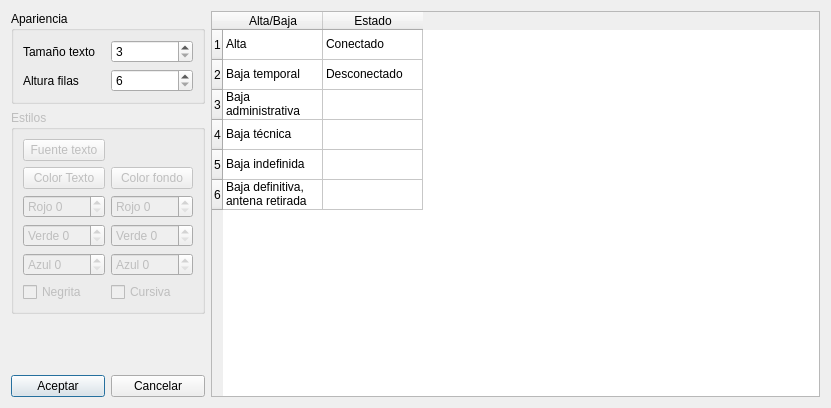
<?xml version="1.0" encoding="UTF-8"?>
<ui version="4.0">
 <class>DlgLookConfig</class>
 <widget class="QDialog" name="DlgLookConfig">
  <property name="geometry">
   <rect>
    <x>0</x>
    <y>0</y>
    <width>831</width>
    <height>408</height>
   </rect>
  </property>
  <property name="windowTitle">
   <string>Configuración Apariencia</string>
  </property>
  <layout class="QGridLayout" name="gridLayout_3">
   <item row="0" column="0" colspan="2">
    <widget class="QGroupBox" name="groupBox">
     <property name="title">
      <string>Apariencia</string>
     </property>
     <layout class="QGridLayout" name="gridLayout">
      <item row="0" column="1">
       <widget class="QSpinBox" name="textSizeSpinBox">
        <property name="minimum">
         <number>3</number>
        </property>
       </widget>
      </item>
      <item row="1" column="0">
       <widget class="QLabel" name="label_3">
        <property name="text">
         <string>Altura filas</string>
        </property>
       </widget>
      </item>
      <item row="1" column="1">
       <widget class="QSpinBox" name="rowHeightSpinBox">
        <property name="minimum">
         <number>6</number>
        </property>
       </widget>
      </item>
      <item row="0" column="0">
       <widget class="QLabel" name="label_2">
        <property name="text">
         <string>Tamaño texto</string>
        </property>
       </widget>
      </item>
     </layout>
    </widget>
   </item>
   <item row="3" column="0">
    <widget class="QPushButton" name="acceptButton">
     <property name="text">
      <string>Aceptar</string>
     </property>
    </widget>
   </item>
   <item row="3" column="1">
    <widget class="QPushButton" name="cancelButton">
     <property name="text">
      <string>Cancelar</string>
     </property>
    </widget>
   </item>
   <item row="0" column="2" rowspan="4">
    <widget class="QTableWidget" name="coloursTable">
     <property name="editTriggers">
      <set>QAbstractItemView::NoEditTriggers</set>
     </property>
     <property name="showGrid">
      <bool>true</bool>
     </property>
     <row>
      <property name="text">
       <string>1</string>
      </property>
     </row>
     <row>
      <property name="text">
       <string>2</string>
      </property>
     </row>
     <row>
      <property name="text">
       <string>3</string>
      </property>
     </row>
     <row>
      <property name="text">
       <string>4</string>
      </property>
     </row>
     <row>
      <property name="text">
       <string>5</string>
      </property>
     </row>
     <row>
      <property name="text">
       <string>6</string>
      </property>
     </row>
     <column>
      <property name="text">
       <string>Alta/Baja</string>
      </property>
     </column>
     <column>
      <property name="text">
       <string>Estado</string>
      </property>
     </column>
     <item row="0" column="0">
      <property name="text">
       <string>Alta</string>
      </property>
     </item>
     <item row="0" column="1">
      <property name="text">
       <string>Conectado</string>
      </property>
     </item>
     <item row="1" column="0">
      <property name="text">
       <string>Baja temporal</string>
      </property>
     </item>
     <item row="1" column="1">
      <property name="text">
       <string>Desconectado</string>
      </property>
     </item>
     <item row="2" column="0">
      <property name="text">
       <string>Baja administrativa</string>
      </property>
     </item>
     <item row="2" column="1">
      <property name="text">
       <string/>
      </property>
     </item>
     <item row="3" column="0">
      <property name="text">
       <string>Baja técnica</string>
      </property>
     </item>
     <item row="3" column="1">
      <property name="text">
       <string/>
      </property>
     </item>
     <item row="4" column="0">
      <property name="text">
       <string>Baja indefinida</string>
      </property>
     </item>
     <item row="4" column="1">
      <property name="text">
       <string/>
      </property>
     </item>
     <item row="5" column="0">
      <property name="text">
       <string>Baja definitiva, antena retirada</string>
      </property>
     </item>
    </widget>
   </item>
   <item row="1" column="0" colspan="2">
    <widget class="QGroupBox" name="styleGroupBox">
     <property name="enabled">
      <bool>false</bool>
     </property>
     <property name="title">
      <string>Estilos</string>
     </property>
     <layout class="QGridLayout" name="gridLayout_2">
      <item row="0" column="0">
       <widget class="QPushButton" name="textFontButton">
        <property name="text">
         <string>Fuente texto</string>
        </property>
       </widget>
      </item>
      <item row="1" column="0">
       <widget class="QPushButton" name="textColorButton">
        <property name="text">
         <string>Color Texto</string>
        </property>
       </widget>
      </item>
      <item row="1" column="1">
       <widget class="QPushButton" name="backColorButton">
        <property name="text">
         <string>Color fondo</string>
        </property>
       </widget>
      </item>
      <item row="2" column="0">
       <widget class="QSpinBox" name="textRedSpinBox">
        <property name="prefix">
         <string>Rojo </string>
        </property>
        <property name="maximum">
         <number>255</number>
        </property>
       </widget>
      </item>
      <item row="2" column="1">
       <widget class="QSpinBox" name="backRedSpinBox">
        <property name="prefix">
         <string>Rojo </string>
        </property>
        <property name="maximum">
         <number>255</number>
        </property>
       </widget>
      </item>
      <item row="3" column="0">
       <widget class="QSpinBox" name="textGreenSpinBox">
        <property name="prefix">
         <string>Verde </string>
        </property>
        <property name="maximum">
         <number>255</number>
        </property>
       </widget>
      </item>
      <item row="3" column="1">
       <widget class="QSpinBox" name="backGreenSpinBox">
        <property name="prefix">
         <string>Verde </string>
        </property>
        <property name="maximum">
         <number>255</number>
        </property>
       </widget>
      </item>
      <item row="4" column="0">
       <widget class="QSpinBox" name="textBlueSpinBox">
        <property name="prefix">
         <string>Azul </string>
        </property>
        <property name="maximum">
         <number>255</number>
        </property>
       </widget>
      </item>
      <item row="4" column="1">
       <widget class="QSpinBox" name="backBlueSpinBox">
        <property name="prefix">
         <string>Azul </string>
        </property>
        <property name="maximum">
         <number>255</number>
        </property>
       </widget>
      </item>
      <item row="5" column="0">
       <widget class="QCheckBox" name="boldCheckBox">
        <property name="text">
         <string>Negrita</string>
        </property>
       </widget>
      </item>
      <item row="5" column="1">
       <widget class="QCheckBox" name="italicCheckBox">
        <property name="text">
         <string>Cursiva</string>
        </property>
       </widget>
      </item>
     </layout>
    </widget>
   </item>
   <item row="2" column="0" colspan="2">
    <spacer name="verticalSpacer">
     <property name="orientation">
      <enum>Qt::Vertical</enum>
     </property>
     <property name="sizeHint" stdset="0">
      <size>
       <width>20</width>
       <height>40</height>
      </size>
     </property>
    </spacer>
   </item>
  </layout>
 </widget>
 <resources/>
 <connections/>
</ui>
